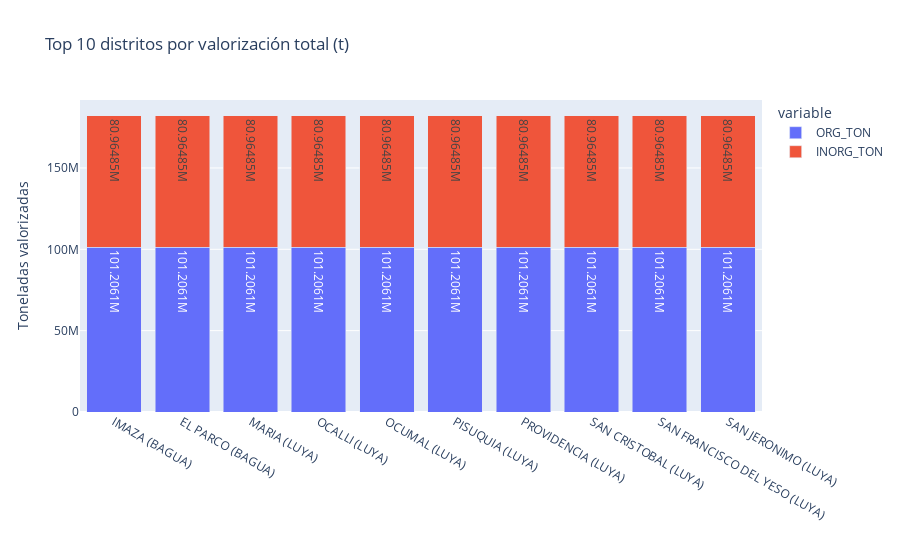

Notebook source saved alongside this figure:
### Code cell
import plotly.express as px

# Suma por distrito (puede haber varias filas por distrito/año)
org_g   = org.groupby(["DEPARTAMENTO","PROVINCIA","DISTRITO"], as_index=False)["ORG_TON"].sum()
inorg_g = inorg.groupby(["DEPARTAMENTO","PROVINCIA","DISTRITO"], as_index=False)["INORG_TON"].sum()

df_total = (org_g.merge(inorg_g, on=["DEPARTAMENTO","PROVINCIA","DISTRITO"], how="outer")
                 .fillna(0.0))
df_total["TOTAL"] = df_total["ORG_TON"] + df_total["INORG_TON"]

top10 = df_total.sort_values("TOTAL", ascending=False).head(10)
top10["ETIQUETA"] = top10["DISTRITO"] + " (" + top10["PROVINCIA"] + ")"

fig = px.bar(
    top10, x="ETIQUETA", y=["ORG_TON","INORG_TON"],
    barmode="stack", text_auto=True,
    title="Top 10 distritos por valorización total (t)"
)
fig.update_layout(xaxis_title="", yaxis_title="Toneladas valorizadas")
fig.show()

### Figure 1 — Plotly figure (JSON) as saved in the notebook; plotly's stock layout.template omitted (floating-point values rounded to 4 significant figures)
{"data": [{"hovertemplate": "variable=ORG_TON<br>ETIQUETA=%{x}<br>value=%{y}<extra></extra>", "legendgroup": "ORG_TON", "marker": {"color": "#636efa", "pattern": {"shape": ""}}, "name": "ORG_TON", "orientation": "v", "showlegend": true, "textposition": "auto", "texttemplate": "%{y}", "type": "bar", "x": ["IMAZA (BAGUA)", "EL PARCO (BAGUA)", "MARIA (LUYA)", "OCALLI (LUYA)", "OCUMAL (LUYA)", "PISUQUIA (LUYA)", "PROVIDENCIA (LUYA)", "SAN CRISTOBAL (LUYA)", "SAN FRANCISCO DEL YESO (LUYA)", "SAN JERONIMO (LUYA)"], "xaxis": "x", "y": [101200000.0, 101200000.0, 101200000.0, 101200000.0, 101200000.0, 101200000.0, 101200000.0, 101200000.0, 101200000.0, 101200000.0], "yaxis": "y"}, {"hovertemplate": "variable=INORG_TON<br>ETIQUETA=%{x}<br>value=%{y}<extra></extra>", "legendgroup": "INORG_TON", "marker": {"color": "#EF553B", "pattern": {"shape": ""}}, "name": "INORG_TON", "orientation": "v", "showlegend": true, "textposition": "auto", "texttemplate": "%{y}", "type": "bar", "x": ["IMAZA (BAGUA)", "EL PARCO (BAGUA)", "MARIA (LUYA)", "OCALLI (LUYA)", "OCUMAL (LUYA)", "PISUQUIA (LUYA)", "PROVIDENCIA (LUYA)", "SAN CRISTOBAL (LUYA)", "SAN FRANCISCO DEL YESO (LUYA)", "SAN JERONIMO (LUYA)"], "xaxis": "x", "y": [80960000.0, 80960000.0, 80960000.0, 80960000.0, 80960000.0, 80960000.0, 80960000.0, 80960000.0, 80960000.0, 80960000.0], "yaxis": "y"}], "layout": {"barmode": "stack", "legend": {"title": {"text": "variable"}, "tracegroupgap": 0}, "title": {"text": "Top 10 distritos por valorización total (t)"}, "xaxis": {"anchor": "y", "domain": [0, 1], "title": {"text": ""}}, "yaxis": {"anchor": "x", "domain": [0, 1], "title": {"text": "Toneladas valorizadas"}}}}
